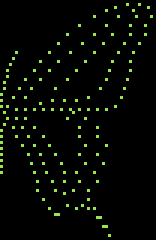
#> input picture pixel/format_butterfly_half.png, 52 x 80 px (shown 3 times larger)
$ python convert_dots_to_csv.py
#> lines starting #> are read from the running program, lines starting #| are printed output that depends on the picture
# ファイル名などに日本語があるとエラーになります。
# 画像のピクセルごとにBlue(RGBのB)の数値0-255をcsvファイルに出力する。
# https://qiita.com/gtyksculpt/items/485e8be4c750314e8a9b

import cv2
import numpy

img_name = "format_butterfly_half.png"  # 画像ファイルの名前
csv_name = "butterfly_half.csv"  # csvファイルの名前

bgr_array = cv2.imread(img_name)
#> bgr_array is the input picture: shape (80, 52, 3); mean B, G, R 2.9, 8.3, 5.6

data = numpy.array(bgr_array[:, :, 1])
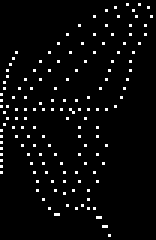
#> data: shape (80, 52) (shown 3 times larger); values 0 (black) and 229 (white), 3.6% white in thin lines or dots
# ここでは[:, :, 0]の部分が0なのでBlueの値(0～255)が出力される。
# [:, :, 1]ならGreen、[:, :, 2]ならRedの数値が出力される。

numpy.savetxt(csv_name, data, fmt="%.0f", delimiter=",")
# fmt="%.0f"で小数点以下を表示しないようにする。
